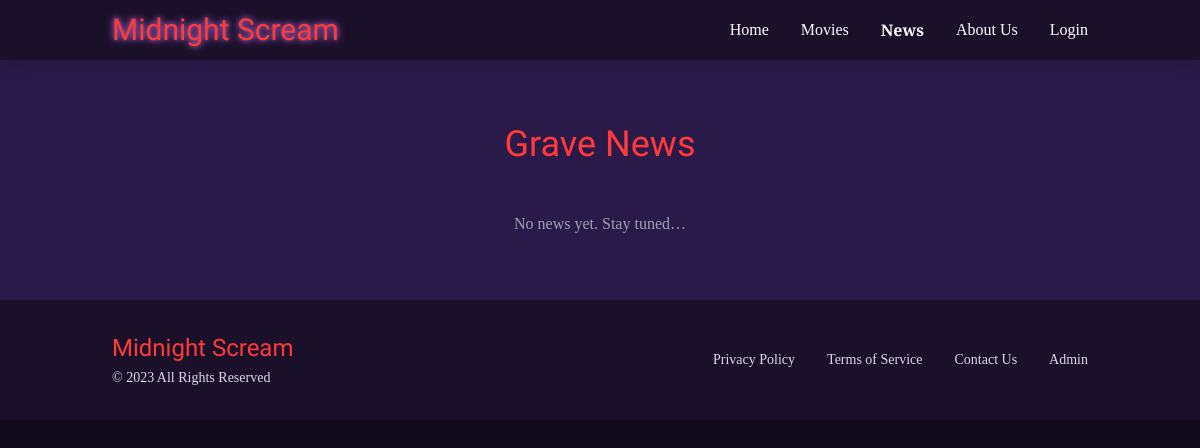
/news.php, run on an earlier commit of the app's database.
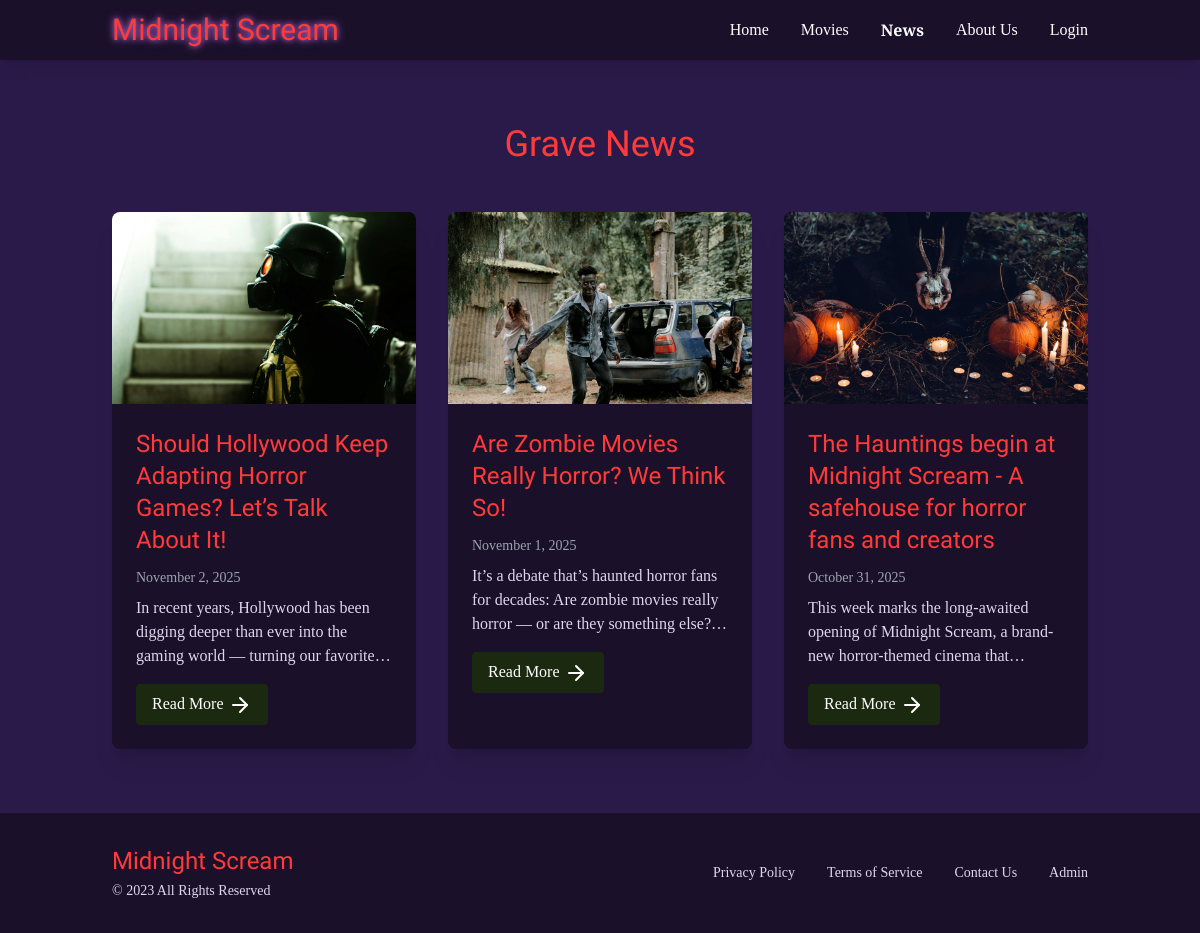
And on a later commit of the database.
### tables this page shows
CREATE TABLE News(
    news_id INT NOT NULL AUTO_INCREMENT PRIMARY KEY,
    release_date DATE NOT NULL,
    title VARCHAR(200) NOT NULL,
    content TEXT NOT NULL,
    banner_img VARCHAR(255) NOT NULL
);

### classes/UserSessionHandler.php (called while the page is built, shortened)
<?php
class UserSessionHandler
{
    public function logged_in()
    {
        return isset($_SESSION['user_id']);
    }
}

### classes/DatabaseCon.php (called while the page is built, shortened)
<?php
class DatabaseCon {
    public function __construct()
    {
        try
        {
            $this -> databaseCon = new PDO(DB_HOST, DB_USER, DB_PASS);
            return $this -> databaseCon;
        }
        catch (PDOException $error)
        {
            echo "Encountered an error: ". $error->getMessage() . "<br/>";
            die();
        }
    }
}

### classes/NewsDisplay.php (called while the page is built, shortened)
<?php
class NewsDisplay
{
    private $conn;
    public function __construct()
    {
        $db = new DatabaseCon();
        $this->conn = $db->databaseCon;
    }
    public function getPublishedNews()
    {
        $sql = "SELECT *
                FROM News
                WHERE release_date <= CURDATE()
                ORDER BY release_date DESC";
        $stmt = $this->conn->prepare($sql);
        $stmt->execute();
        return $stmt->fetchAll(PDO::FETCH_ASSOC);
    }
}

### news.php (the view, shortened to what this page needs)
<?php
$session = new UserSessionHandler();
$isLoggedIn = $session->logged_in();
$newsDisplay = new NewsDisplay();
$newsList = $newsDisplay->getPublishedNews();
?>
<!DOCTYPE html>
<html lang="en">
<head>
    <script src="https://cdn.tailwindcss.com"></script>
</head>
<body class="min-h-screen">
<nav class="purple-dark sticky top-0 z-50 shadow-lg">
    <div class="container mx-auto px-6 py-3">
        <div class="flex items-center justify-between">
            <div class="flex items-center space-x-8">
                <a href="index.php" class="flex items-center">
                    <span class="horror-font text-3xl blood-red glow">Midnight Scream</span>
                </a>
            </div>
            <div class="hidden md:flex items-center space-x-8">
                <a href="index.php" class="text-white hover:text-purple-300">Home</a>
                <a href="movies.php" class="text-white hover:text-purple-300">Movies</a>
                <a href="news.php" class="text-white font-bold">News</a>
                <a href="about.php" class="text-white hover:text-purple-300">About Us</a>
                <?php if ($isLoggedIn): ?>
                    <a href="profile.php" class="text-white hover:text-purple-300">Profile</a>
                <?php else: ?>
                    <a href="login.php" class="text-white hover:text-purple-300">Login</a>
                <?php endif; ?>
            </div>
        </div>
    </div>
</nav>
<section class="py-16 purple-light">
    <div class="container mx-auto px-6">
        <h1 class="horror-font text-4xl blood-red text-center mb-12">Grave News</h1>
        <div class="grid md:grid-cols-3 gap-8">
            <?php if (empty($newsList)): ?>
                <div class="col-span-full text-center text-gray-400">
                    No news yet. Stay tuned…
                </div>
            <?php else: ?>
                <?php foreach ($newsList as $news): ?>
                    <?php
                    $img = $news['banner_img'];
                    if (empty($img)) {
                        $imgPath = "images/news/placeholder.jpg";
                    } elseif (preg_match('/^https?:\/\//', $img)) {
                        $imgPath = $img;
                    } else {
                        $imgPath = "images/news/" . ltrim($img, "/");
                    }
                    $dateFormatted = date("F j, Y", strtotime($news['release_date']));
                    ?>
                    <div class="purple-dark rounded-lg shadow-xl overflow-hidden">
                        <img src="<?= htmlspecialchars($imgPath) ?>"
                             alt="<?= htmlspecialchars($news['title']) ?>"
                             class="w-full h-48 object-cover">
                        <div class="p-6">
                            <h3 class="horror-font text-2xl blood-red mb-3">
                                <?= htmlspecialchars($news['title']) ?>
                            </h3>
                            <p class="text-sm text-gray-400 mb-2">
                                <?= $dateFormatted ?>
                            </p>
                            <p class="mb-4 line-clamp-3">
                                <?= htmlspecialchars(substr($news['content'], 0, 150)) ?>...
                            </p>
                            <a href="article.php?id=<?= urlencode($news['news_id']) ?>"
                               class="inline-block moss-green hover:bg-green-900 text-white py-2 px-4 rounded transition duration-300">
                                Read More <i data-feather="arrow-right" class="inline"></i>
                            </a>
                        </div>
                    </div>
                <?php endforeach; ?>
            <?php endif; ?>
        </div>
    </div>
</section>
<footer class="purple-dark py-8">
    <div class="container mx-auto px-6">
        <div class="flex flex-col md:flex-row justify-between items-center">
            <div class="mb-4 md:mb-0">
                <span class="horror-font text-2xl blood-red">Midnight Scream</span>
                <p class="text-sm mt-1">© 2023 All Rights Reserved</p>
            </div>
            <div class="flex flex-col md:flex-row md:space-x-8 space-y-2 md:space-y-0 text-sm">
                <a href="#" class="hover:text-purple-300">Privacy Policy</a>
                <a href="#" class="hover:text-purple-300">Terms of Service</a>
                <a href="#" class="hover:text-purple-300">Contact Us</a>
                <a href="admin/login.php" class="hover:text-purple-300">Admin</a>
            </div>
        </div>
    </div>
</footer>
</body>
</html>

### news.php (style rules this page uses)
body { font-family: 'EB Garamond', serif; background-color: #0f0a1a; color: #e0d6eb; }
.horror-font { font-family: 'Creepster', cursive; }
.purple-dark { background-color: #1a1029; }
.purple-light { background-color: #2a1a4a; }
.moss-green { background-color: #1a2910; }
.blood-red { color: #ff3a3a; }
.glow { text-shadow: 0 0 5px #9b59b6, 0 0 10px #9b59b6; }

What changed in the data, as far as the page shows it:
added news: banner_img (picture), title "Should Hollywood Keep Adapting Horror Games? Let’s Talk About It!", release_date "November 2, 2025", content "In recent years, Hollywood has been digging deeper than ever into the gaming world — turning our…"
added news: banner_img (picture), title "Are Zombie Movies Really Horror? We Think So!", release_date "November 1, 2025", content "It’s a debate that’s haunted horror fans for decades: Are zombie movies really horror — or are they something…"
added news: banner_img (picture), title "The Hauntings begin at Midnight Scream - A safehouse for horror fans and creators", release_date "October 31, 2025", content "This week marks the long-awaited opening of Midnight Scream, a brand-new horror-themed cinema…"
Also different on the page:
text no longer shown: "No news yet. Stay tuned…"
